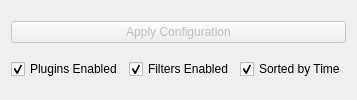
      <widget class="QFrame" name="enableConfigFrame">
       <property name="frameShape">
        <enum>QFrame::NoFrame</enum>
       </property>
       <property name="frameShadow">
        <enum>QFrame::Plain</enum>
       </property>
       <layout class="QGridLayout" name="gridLayout">
        <item row="2" column="1">
         <widget class="QCheckBox" name="filtersEnabled">
          <property name="text">
           <string>Filters Enabled</string>
          </property>
          <property name="checked">
           <bool>true</bool>
          </property>
         </widget>
        </item>
        <item row="2" column="0">
         <widget class="QCheckBox" name="pluginsEnabled">
          <property name="text">
           <string>Plugins Enabled</string>
          </property>
          <property name="checked">
           <bool>true</bool>
          </property>
         </widget>
        </item>
        <item row="2" column="2">
         <widget class="QCheckBox" name="checkBoxSortByTime">
          <property name="text">
           <string>Sorted by Time</string>
          </property>
          <property name="checked">
           <bool>true</bool>
          </property>
         </widget>
        </item>
        <item row="0" column="0" colspan="3">
         <widget class="PulseButton" name="applyConfig">
          <property name="enabled">
           <bool>false</bool>
          </property>
          <property name="text">
           <string>Apply Configuration</string>
          </property>
          <property name="icon">
           <iconset resource="resource.qrc">
            <normaloff>:/toolbar/png/weather-storm.png</normaloff>
            <disabledoff>:/toolbar/png/weather-clear.png</disabledoff>:/toolbar/png/weather-storm.png</iconset>
          </property>
         </widget>
        </item>
       </layout>
      </widget>
